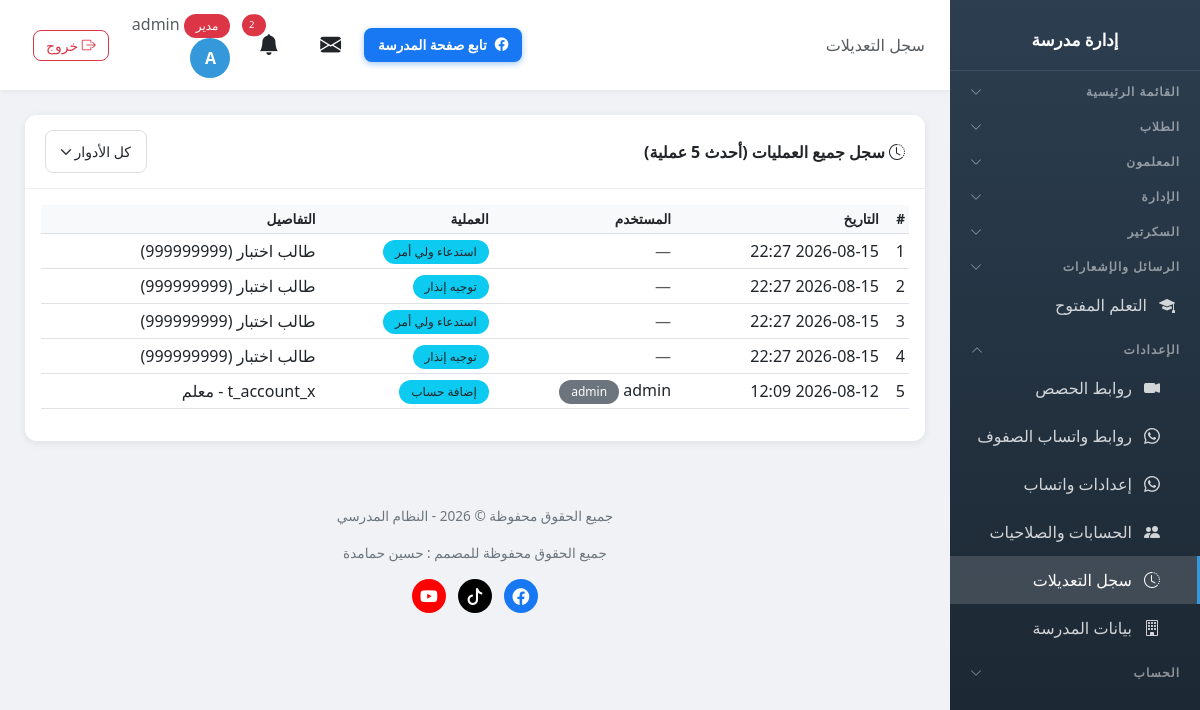
/audit-log/ (signed in), run on an earlier commit of the app's database.
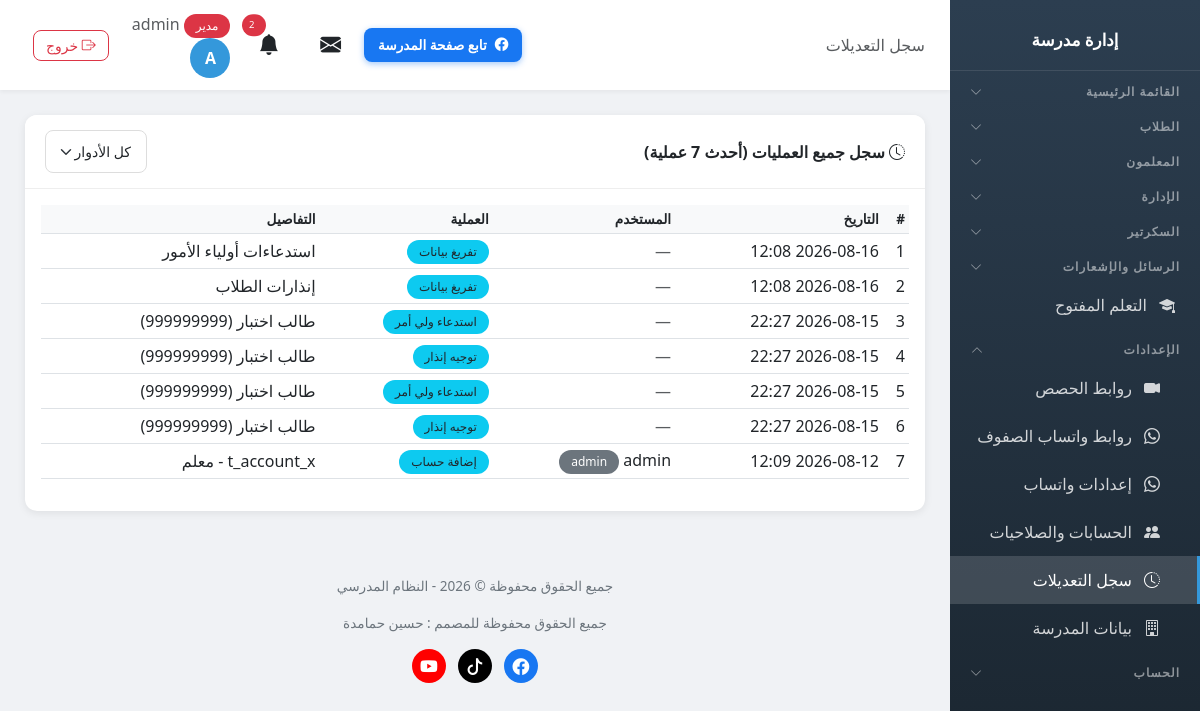
And on a later commit of the database.
### school/models.py (models this page shows, shortened)
class Profile(models.Model):
    ROLE_CHOICES = [
        ('admin', 'مدير'),
        ('vice_principal', 'نائب مدير'),
        ('secretary', 'سكرتير'),
        ('teacher', 'معلم'),
        ('student', 'طالب'),
    ]
    user = models.OneToOneField(User, on_delete=models.CASCADE, related_name='profile')
    role = models.CharField('الدور', max_length=20, choices=ROLE_CHOICES, default='student')
    phone = models.CharField('رقم الهاتف', max_length=20, blank=True)

class AuditLog(models.Model):
    user = models.ForeignKey(User, on_delete=models.SET_NULL, null=True, verbose_name='المستخدم')
    user_role = models.CharField('الدور', max_length=20, blank=True)
    action = models.CharField('العملية', max_length=255)
    details = models.TextField('التفاصيل', blank=True)
    created_at = models.DateTimeField('التاريخ', auto_now_add=True)
    class Meta:
        verbose_name = 'سجل تعديل'
        verbose_name_plural = 'سجل التعديلات'
        ordering = ['-created_at']

### school/views.py (the view)
# urls.py: path('audit-log/', views.audit_log_list, name='audit_log_list'),
@login_required
def audit_log_list(request):
    if request.user.profile.role != 'admin':
        messages.error(request, 'ليس لديك صلاحية للوصول إلى هذه الصفحة')
        return redirect('dashboard')
    role = request.GET.get('role', '')
    logs = AuditLog.objects.select_related('user')
    if role:
        logs = logs.filter(user_role=role)
    logs = logs.order_by('-created_at')[:2000]
    return render(request, 'school/audit_log.html', {
        'logs': logs,
        'role': role,
        'roles': ['admin', 'teacher', 'student', 'supervisor'],
    })

### templates/school/audit_log.html (shortened to what this page needs)
{% extends 'school/base.html' %}
{% block page_heading %}سجل التعديلات{% endblock %}
{% block content %}
<div class="card">
    <div class="card-header d-flex justify-content-between align-items-center flex-wrap gap-2">
        <span><i class="bi bi-clock-history"></i> سجل جميع العمليات (أحدث {{ logs.count }} عملية)</span>
        <form method="get" class="d-flex gap-2">
            <select name="role" class="form-select form-select-sm" style="width:auto" onchange="this.form.submit()">
                <option value="">كل الأدوار</option>
            </select>
        </form>
    </div>
    <div class="card-body">
        <div class="table-responsive">
            <table class="table table-hover table-sm">
                <thead>
                    <tr>
                        <th>#</th>
                        <th>التاريخ</th>
                        <th>المستخدم</th>
                        <th>العملية</th>
                        <th>التفاصيل</th>
                    </tr>
                </thead>
                <tbody>
                    {% for log in logs %}
                    <tr>
                        <td>{{ forloop.counter }}</td>
                        <td class="text-nowrap">{{ log.created_at|date:"Y-m-d H:i" }}</td>
                        <td>
                            {% if log.user %}{{ log.user.first_name|default:log.user.username }}
                            <span class="badge bg-secondary">{{ log.user_role }}</span>
                            {% else %}<span class="text-muted">—</span>{% endif %}
                        </td>
                        <td><span class="badge bg-info text-dark">{{ log.action }}</span></td>
                        <td>{{ log.details|default:"-" }}</td>
                    </tr>
                    {% endfor %}
                </tbody>
            </table>
        </div>
    </div>
</div>
{% endblock %}

### templates/school/base.html (shortened to what this page needs)
<!DOCTYPE html>
{% load static %}<html lang="ar" dir="rtl" xmlns:o="urn:schemas-microsoft-com:office:office" xmlns:w="urn:schemas-microsoft-com:office:word">
<head>
    <link href="{% static 'vendor/bootstrap/css/bootstrap.min.css' %}" rel="stylesheet">
    <link href="{% static 'vendor/bootstrap/css/bootstrap.rtl.min.css' %}" rel="stylesheet">
    <link rel="stylesheet" href="{% static 'vendor/bootstrap-icons/bootstrap-icons.css' %}">
    <link href="{% static 'vendor/select2/css/select2.min.css' %}" rel="stylesheet" />
    <link href="{% static 'vendor/select2/css/select2-bootstrap-5-theme.rtl.min.css' %}" rel="stylesheet" />
    <link rel="stylesheet" href="{% static 'vendor/leaflet/leaflet.css' %}" />
</head>
<body>
    {% if user.is_authenticated %}
    <div class="sidebar" id="sidebar">
        <div class="brand">
            <h4>إدارة مدرسة {{ school_info.name_ar }}</h4>
        </div>
        {% if user.is_authenticated %}
        <button class="nav-section nav-toggle" type="button" data-target="collapse-main" aria-expanded="false">
            <span>القائمة الرئيسية</span><i class="bi bi-chevron-down"></i>
        </button>
        {% if 'students_view' in user_perms or 'students_add' in user_perms or 'notes_view' in user_perms or 'levels_view' in user_perms or 'discipline_view' in user_perms or 'discipline_add' in user_perms %}
        <button class="nav-section nav-toggle" type="button" data-target="collapse-students" aria-expanded="false">
            <span>الطلاب</span><i class="bi bi-chevron-down"></i>
        </button>
        {% endif %}
        {% if 'teachers_view' in user_perms or 'teachers_add' in user_perms or 'nominations_view' in user_perms or 'guardians_view' in user_perms %}
        <button class="nav-section nav-toggle" type="button" data-target="collapse-teachers" aria-expanded="false">
            <span>المعلمون</span><i class="bi bi-chevron-down"></i>
        </button>
        {% endif %}
        {% if 'classes_view' in user_perms or 'subjects_view' in user_perms or 'announcements_view' in user_perms or 'agenda_view' in user_perms or 'leaves_view' in user_perms or 'lateness_view' in user_perms or 'meetings_view' in user_perms or 'supervisor_visits_view' in user_perms or 'inspection_visits_view' in user_perms or 'visit_program_view' in user_perms or 'absence_view' in user_perms or 'schedule_view' in user_perms or 'certificates_view' in user_perms or 'exams_view' in user_perms or 'survey_view' in user_perms %}
        <button class="nav-section nav-toggle" type="button" data-target="collapse-admin" aria-expanded="false">
            <span>الإدارة</span><i class="bi bi-chevron-down"></i>
        </button>
        {% endif %}
        {% if 'incoming_view' in user_perms or 'outgoing_view' in user_perms or 'no_objection_view' in user_perms %}
        <button class="nav-section nav-toggle" type="button" data-target="collapse-secretary" aria-expanded="false">
            <span>السكرتير</span><i class="bi bi-chevron-down"></i>
        </button>
        {% endif %}
        {% if 'messages_view' in user_perms or 'messages_send' in user_perms %}
        <button class="nav-section nav-toggle" type="button" data-target="collapse-messages" aria-expanded="false">
            <span>الرسائل والإشعارات</span><i class="bi bi-chevron-down"></i>
        </button>
        {% endif %}
        {% if 'open_learning_view' in user_perms %}
        <a href="{% url 'open_learning_list' %}" class="nav-link {% if 'open_learning' in request.resolver_match.url_name %}active{% endif %}">
            <i class="bi bi-mortarboard-fill"></i> التعلم المفتوح
        </a>
        {% endif %}
        {% if 'settings_accounts' in user_perms or 'settings_whatsapp' in user_perms or 'settings_links' in user_perms or user.profile.role == 'admin' %}
        <button class="nav-section nav-toggle" type="button" data-target="collapse-settings" aria-expanded="false">
            <span>الإعدادات</span><i class="bi bi-chevron-down"></i>
        </button>
        <div class="nav-collapse" id="collapse-settings">
        {% endif %}
        {% if 'settings_links' in user_perms or user.profile.role == 'admin' %}
        <a href="{% url 'lesson_link_list' %}" class="nav-link {% if 'lesson_link' in request.resolver_match.url_name %}active{% endif %}">
            <i class="bi bi-camera-video-fill"></i> روابط الحصص
        </a>
        {% endif %}
        {% if 'settings_whatsapp' in user_perms or user.profile.role == 'admin' %}
        <a href="{% url 'whatsapp_groups' %}" class="nav-link {% if 'whatsapp_group' in request.resolver_match.url_name %}active{% endif %}">
            <i class="bi bi-whatsapp"></i> روابط واتساب الصفوف
        </a>
        {% endif %}
        {% if 'settings_whatsapp' in user_perms %}
        <a href="{% url 'whatsapp_settings' %}" class="nav-link {% if 'whatsapp' in request.resolver_match.url_name %}active{% endif %}">
            <i class="bi bi-whatsapp"></i> إعدادات واتساب
        </a>
        {% endif %}
        {% if 'settings_accounts' in user_perms %}
        <a href="{% url 'account_list' %}" class="nav-link {% if 'account' in request.resolver_match.url_name %}active{% endif %}">
            <i class="bi bi-people-fill"></i> الحسابات والصلاحيات
        </a>
        {% endif %}
        {% if user.profile.role == 'admin' %}
        <a href="{% url 'audit_log_list' %}" class="nav-link {% if request.resolver_match.url_name == 'audit_log_list' %}active{% endif %}">
            <i class="bi bi-clock-history"></i> سجل التعديلات
        </a>
        {% endif %}
        {% if user.profile.role == 'admin' %}
        <a href="{% url 'school_info' %}" class="nav-link {% if request.resolver_match.url_name == 'school_info' %}active{% endif %}">
            <i class="bi bi-building"></i> بيانات المدرسة
        </a>
        {% endif %}
        {% if 'settings_accounts' in user_perms or 'settings_whatsapp' in user_perms or 'settings_links' in user_perms or user.profile.role == 'admin' %}
        </div>
        {% endif %}
        <button class="nav-section nav-toggle" type="button" data-target="collapse-account" aria-expanded="false">
            <span>الحساب</span><i class="bi bi-chevron-down"></i>
        </button>
        {% endif %}
    </div>
    <div class="main-content">
        <div class="top-bar">
            <div>
                <span class="d-none d-md-inline text-muted">{% block page_heading %}{% endblock %}</span>
            </div>
            <div style="display:flex; align-items:center; gap:10px;">
                <a href="https://www.facebook.com/ALMANSOUR.SCHOOL.YATTA" target="_blank" rel="noopener" class="btn btn-social-fb d-none d-md-inline-flex align-items-center gap-2">
                    <i class="bi bi-facebook"></i> تابع صفحة المدرسة
                </a>
                <div class="user-info">
                <div class="dropdown d-inline-block mx-2" id="messageBell">
                    <button class="btn btn-link text-reset position-relative p-1" type="button" data-bs-toggle="dropdown" aria-expanded="false" style="font-size: 1.3rem;">
                        <i class="bi bi-envelope-fill"></i>
                    </button>
                </div>
                <div class="dropdown d-inline-block mx-2" id="notificationBell">
                    <button class="btn btn-link text-reset position-relative p-1" type="button" data-bs-toggle="dropdown" aria-expanded="false" style="font-size: 1.3rem;">
                        <i class="bi bi-bell-fill"></i>
                        {% if unread_notifications_count > 0 %}
                        <span class="position-absolute top-0 start-100 translate-middle badge rounded-pill bg-danger" style="font-size: 0.6rem;">
                            {{ unread_notifications_count }}
                        </span>
                        {% endif %}
                    </button>
                </div>
                <a href="{% url 'my_account' %}" class="text-decoration-none text-reset">
                    <span class="text-muted d-none d-sm-inline">
                        <span class="badge bg-{% if user.profile.role == 'admin' %}danger{% elif user.profile.role == 'teacher' %}success{% else %}info{% endif %}">
                            {{ user.profile.get_role_display }}
                        </span>
                        {{ user.first_name|default:user.username }}
                    </span>
                    <div class="avatar">{{ user.first_name|first|default:user.username|first|upper }}</div>
                </a>
                <a href="{% url 'logout' %}" class="btn btn-sm btn-outline-danger ms-2" title="تسجيل الخروج">
                    <i class="bi bi-box-arrow-right"></i> <span class="d-none d-sm-inline">خروج</span>
                </a>
                </div>
                </div>
            </div>
        <div class="page-content">
            {% block content %}{% endblock %}
        </div>
        <div class="footer no-print">
            <p>جميع الحقوق محفوظة &copy; {% now "Y" %} - النظام المدرسي</p>
            <p>جميع الحقوق محفوظة للمصمم : حسين حمامدة</p>
            <p class="footer-social">
                <a href="https://www.facebook.com/hhamamdeh" target="_blank" rel="noopener" class="fb" title="فيسبوك" aria-label="فيسبوك"><i class="bi bi-facebook"></i></a>
                <a href="https://www.tiktok.com/@abuadelhamamdeh" target="_blank" rel="noopener" class="tt" title="تيك توك" aria-label="تيك توك"><i class="bi bi-tiktok"></i></a>
                <a href="https://www.youtube.com/@husseintech" target="_blank" rel="noopener" class="yt" title="يوتيوب" aria-label="يوتيوب"><i class="bi bi-youtube"></i></a>
            </p>
        </div>
    </div>
    {% endif %}
</body>
</html>

What changed in the data, as far as the page shows it:
added AuditLog: created_at "2026-08-16 12:08", action "تفريغ بيانات", details "استدعاءات أولياء الأمور"
added AuditLog: created_at "2026-08-16 12:08", action "تفريغ بيانات", details "إنذارات الطلاب"
Also different on the page:
{{ logs.count }}: "5" → "7"
